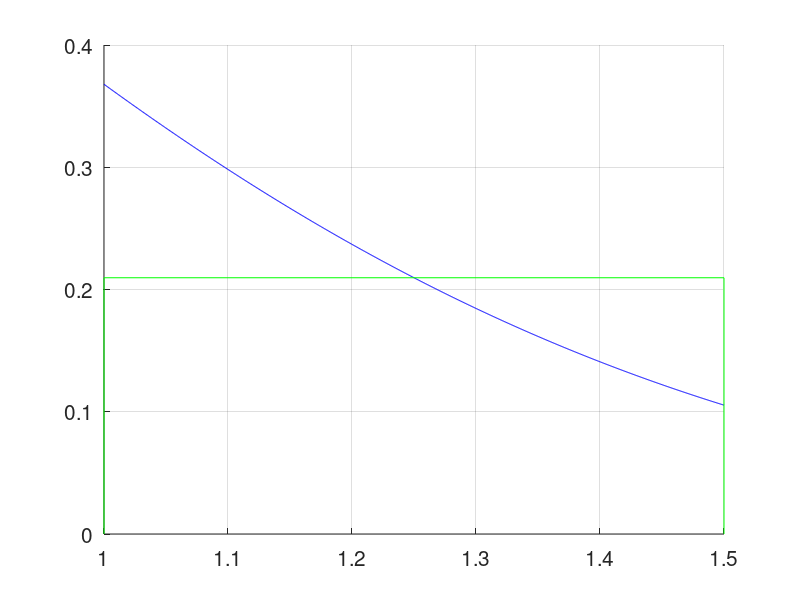

Reproduce this figure in MATLAB. (Note: this script raises an error after producing the figure.)
clc;clf,hold on; grid on; set(gca,'FontSize',15);

a=1; b=1.5;
f=@(x) 1./(e.^(x.^2));
aprox_rect=(b-a) *f((a+b)/2)

x=linspace(a,b,1000);
plot(x,f(x),'b');
plot([a,a,b,b],[0,f((a+b)/2),f((a+b)/2),0],'g');

aprox_rep_rect150=reprect(f,a,b,150)
aprox_rep_rect500=reprect(f,a,b,500)
aprox_quad=quad(f,a,b)

